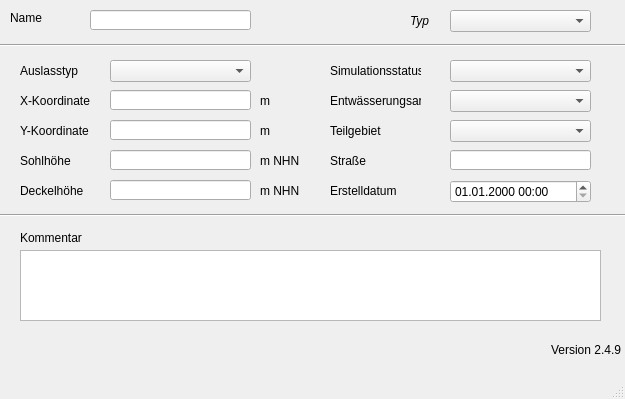
<?xml version="1.0" encoding="UTF-8"?>
<ui version="4.0">
 <class>MainWindow</class>
 <widget class="QMainWindow" name="MainWindow">
  <property name="enabled">
   <bool>true</bool>
  </property>
  <property name="geometry">
   <rect>
    <x>0</x>
    <y>0</y>
    <width>625</width>
    <height>399</height>
   </rect>
  </property>
  <property name="windowTitle">
   <string>MainWindow</string>
  </property>
  <widget class="QWidget" name="centralwidget">
   <widget class="QLabel" name="label">
    <property name="geometry">
     <rect>
      <x>10</x>
      <y>10</y>
      <width>46</width>
      <height>16</height>
     </rect>
    </property>
    <property name="text">
     <string>Name</string>
    </property>
   </widget>
   <widget class="Line" name="line">
    <property name="geometry">
     <rect>
      <x>0</x>
      <y>30</y>
      <width>631</width>
      <height>31</height>
     </rect>
    </property>
    <property name="orientation">
     <enum>Qt::Horizontal</enum>
    </property>
   </widget>
   <widget class="QLabel" name="label_14">
    <property name="geometry">
     <rect>
      <x>20</x>
      <y>230</y>
      <width>81</width>
      <height>16</height>
     </rect>
    </property>
    <property name="text">
     <string>Kommentar</string>
    </property>
   </widget>
   <widget class="QLabel" name="label_11">
    <property name="geometry">
     <rect>
      <x>260</x>
      <y>90</y>
      <width>41</width>
      <height>21</height>
     </rect>
    </property>
    <property name="text">
     <string>m</string>
    </property>
   </widget>
   <widget class="QLabel" name="label_5">
    <property name="geometry">
     <rect>
      <x>20</x>
      <y>180</y>
      <width>81</width>
      <height>21</height>
     </rect>
    </property>
    <property name="text">
     <string>Deckelhöhe</string>
    </property>
   </widget>
   <widget class="QLabel" name="label_8">
    <property name="geometry">
     <rect>
      <x>260</x>
      <y>150</y>
      <width>41</width>
      <height>21</height>
     </rect>
    </property>
    <property name="text">
     <string>m NHN</string>
    </property>
   </widget>
   <widget class="QLabel" name="label_70">
    <property name="geometry">
     <rect>
      <x>330</x>
      <y>180</y>
      <width>91</width>
      <height>21</height>
     </rect>
    </property>
    <property name="text">
     <string>Erstelldatum</string>
    </property>
   </widget>
   <widget class="QLabel" name="label_9">
    <property name="geometry">
     <rect>
      <x>20</x>
      <y>120</y>
      <width>81</width>
      <height>21</height>
     </rect>
    </property>
    <property name="text">
     <string>Y-Koordinate</string>
    </property>
   </widget>
   <widget class="QLabel" name="label_12">
    <property name="geometry">
     <rect>
      <x>260</x>
      <y>120</y>
      <width>41</width>
      <height>21</height>
     </rect>
    </property>
    <property name="text">
     <string>m</string>
    </property>
   </widget>
   <widget class="Line" name="line_2">
    <property name="geometry">
     <rect>
      <x>0</x>
      <y>200</y>
      <width>631</width>
      <height>31</height>
     </rect>
    </property>
    <property name="orientation">
     <enum>Qt::Horizontal</enum>
    </property>
   </widget>
   <widget class="QLabel" name="label_6">
    <property name="geometry">
     <rect>
      <x>20</x>
      <y>90</y>
      <width>81</width>
      <height>21</height>
     </rect>
    </property>
    <property name="text">
     <string>X-Koordinate</string>
    </property>
   </widget>
   <widget class="QLabel" name="label_10">
    <property name="geometry">
     <rect>
      <x>260</x>
      <y>180</y>
      <width>41</width>
      <height>21</height>
     </rect>
    </property>
    <property name="text">
     <string>m NHN</string>
    </property>
   </widget>
   <widget class="QLabel" name="label_3">
    <property name="geometry">
     <rect>
      <x>20</x>
      <y>150</y>
      <width>81</width>
      <height>21</height>
     </rect>
    </property>
    <property name="text">
     <string>Sohlhöhe</string>
    </property>
   </widget>
   <widget class="QLabel" name="label_40">
    <property name="geometry">
     <rect>
      <x>20</x>
      <y>60</y>
      <width>91</width>
      <height>21</height>
     </rect>
    </property>
    <property name="text">
     <string>Auslasstyp</string>
    </property>
   </widget>
   <widget class="QLabel" name="label_4">
    <property name="geometry">
     <rect>
      <x>330</x>
      <y>60</y>
      <width>91</width>
      <height>21</height>
     </rect>
    </property>
    <property name="text">
     <string>Simulationsstatus</string>
    </property>
   </widget>
   <widget class="QLabel" name="label_7">
    <property name="geometry">
     <rect>
      <x>330</x>
      <y>90</y>
      <width>91</width>
      <height>21</height>
     </rect>
    </property>
    <property name="text">
     <string>Entwässerungsart</string>
    </property>
   </widget>
   <widget class="QLabel" name="label_43">
    <property name="geometry">
     <rect>
      <x>330</x>
      <y>150</y>
      <width>91</width>
      <height>21</height>
     </rect>
    </property>
    <property name="text">
     <string>Straße</string>
    </property>
   </widget>
   <widget class="QTextEdit" name="kommentar">
    <property name="geometry">
     <rect>
      <x>20</x>
      <y>250</y>
      <width>581</width>
      <height>71</height>
     </rect>
    </property>
   </widget>
   <widget class="QLineEdit" name="schnam">
    <property name="geometry">
     <rect>
      <x>90</x>
      <y>10</y>
      <width>161</width>
      <height>20</height>
     </rect>
    </property>
   </widget>
   <widget class="QComboBox" name="auslasstyp">
    <property name="geometry">
     <rect>
      <x>110</x>
      <y>60</y>
      <width>141</width>
      <height>22</height>
     </rect>
    </property>
   </widget>
   <widget class="QLineEdit" name="xsch">
    <property name="geometry">
     <rect>
      <x>110</x>
      <y>90</y>
      <width>141</width>
      <height>20</height>
     </rect>
    </property>
   </widget>
   <widget class="QLineEdit" name="ysch">
    <property name="geometry">
     <rect>
      <x>110</x>
      <y>120</y>
      <width>141</width>
      <height>20</height>
     </rect>
    </property>
   </widget>
   <widget class="QLineEdit" name="sohlhoehe">
    <property name="geometry">
     <rect>
      <x>110</x>
      <y>150</y>
      <width>141</width>
      <height>20</height>
     </rect>
    </property>
   </widget>
   <widget class="QLineEdit" name="deckelhoehe">
    <property name="geometry">
     <rect>
      <x>110</x>
      <y>180</y>
      <width>141</width>
      <height>20</height>
     </rect>
    </property>
   </widget>
   <widget class="QComboBox" name="simstatus">
    <property name="enabled">
     <bool>true</bool>
    </property>
    <property name="geometry">
     <rect>
      <x>450</x>
      <y>60</y>
      <width>141</width>
      <height>22</height>
     </rect>
    </property>
   </widget>
   <widget class="QComboBox" name="entwart">
    <property name="geometry">
     <rect>
      <x>450</x>
      <y>90</y>
      <width>141</width>
      <height>22</height>
     </rect>
    </property>
   </widget>
   <widget class="QLineEdit" name="strasse">
    <property name="geometry">
     <rect>
      <x>450</x>
      <y>150</y>
      <width>141</width>
      <height>20</height>
     </rect>
    </property>
   </widget>
   <widget class="QLabel" name="label_13">
    <property name="geometry">
     <rect>
      <x>330</x>
      <y>120</y>
      <width>71</width>
      <height>21</height>
     </rect>
    </property>
    <property name="text">
     <string>Teilgebiet</string>
    </property>
    <property name="buddy">
     <cstring>simstatus</cstring>
    </property>
   </widget>
   <widget class="QComboBox" name="teilgebiet">
    <property name="geometry">
     <rect>
      <x>450</x>
      <y>120</y>
      <width>141</width>
      <height>22</height>
     </rect>
    </property>
   </widget>
   <widget class="QLabel" name="lb_version">
    <property name="geometry">
     <rect>
      <x>550</x>
      <y>340</y>
      <width>71</width>
      <height>20</height>
     </rect>
    </property>
    <property name="toolTip">
     <string>Version QKan Import</string>
    </property>
    <property name="text">
     <string>Version 2.4.9</string>
    </property>
    <property name="alignment">
     <set>Qt::AlignRight|Qt::AlignTrailing|Qt::AlignVCenter</set>
    </property>
   </widget>
   <widget class="QComboBox" name="schachttyp">
    <property name="geometry">
     <rect>
      <x>450</x>
      <y>10</y>
      <width>141</width>
      <height>22</height>
     </rect>
    </property>
    <property name="font">
     <font>
      <italic>true</italic>
     </font>
    </property>
    <property name="toolTip">
     <string>&lt;html&gt;&lt;head/&gt;&lt;body&gt;&lt;p&gt;Hier kann der Knotentyp geändert werden&lt;/p&gt;&lt;/body&gt;&lt;/html&gt;</string>
    </property>
    <property name="statusTip">
     <string>Hier kann der Knotentyp geändert werden</string>
    </property>
    <property name="whatsThis">
     <string>Hier kann der Knotentyp geändert werden</string>
    </property>
   </widget>
   <widget class="QLabel" name="label_21">
    <property name="geometry">
     <rect>
      <x>410</x>
      <y>10</y>
      <width>31</width>
      <height>21</height>
     </rect>
    </property>
    <property name="font">
     <font>
      <italic>true</italic>
     </font>
    </property>
    <property name="text">
     <string>Typ</string>
    </property>
   </widget>
   <widget class="QgsDateTimeEdit" name="createdat">
    <property name="geometry">
     <rect>
      <x>450</x>
      <y>180</y>
      <width>141</width>
      <height>23</height>
     </rect>
    </property>
    <property name="currentSection">
     <enum>QDateTimeEdit::DaySection</enum>
    </property>
    <property name="displayFormat">
     <string>dd.MM.yyyy HH:mm</string>
    </property>
   </widget>
  </widget>
  <widget class="QMenuBar" name="menubar">
   <property name="geometry">
    <rect>
     <x>0</x>
     <y>0</y>
     <width>625</width>
     <height>21</height>
    </rect>
   </property>
  </widget>
  <widget class="QStatusBar" name="statusbar"/>
 </widget>
 <customwidgets>
  <customwidget>
   <class>QgsDateTimeEdit</class>
   <extends>QDateTimeEdit</extends>
   <header>qgsdatetimeedit.h</header>
  </customwidget>
 </customwidgets>
 <tabstops>
  <tabstop>schnam</tabstop>
  <tabstop>auslasstyp</tabstop>
  <tabstop>xsch</tabstop>
  <tabstop>ysch</tabstop>
  <tabstop>sohlhoehe</tabstop>
  <tabstop>deckelhoehe</tabstop>
  <tabstop>simstatus</tabstop>
  <tabstop>entwart</tabstop>
  <tabstop>strasse</tabstop>
  <tabstop>kommentar</tabstop>
 </tabstops>
 <resources/>
 <connections/>
</ui>
